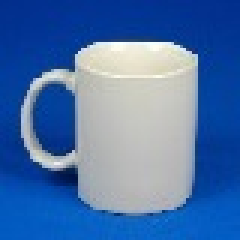
%> input picture Mug.jpg, 80 x 80 px (shown 3 times larger)
$ octave test_script.m   (GNU Octave 9; MATLAB toolbox functions it lacks are replaced by stand-ins)
%> lines starting %> are read from the running program, lines starting %| are printed output that depends on the picture; in (x1, y1, x2, y2) boxes, pixels count from 0 and x2, y2 are one past the last pixel; in counts of white or black regions, pixels touching at a corner belong together; the program's own positions count from 1
### mask2psi.m
function psi = mask2psi(mask)
  psi=bwdist(mask)-bwdist(1-mask)+im2double(mask)-.5;
end

### test_script.m
clear,clc,close all
imgFilename = 'Mug.jpg';
origI = imread(imgFilename);
%> origI is the input picture: size 80x80x3 uint8; mean R, G, B 74.1, 113.5, 169.8
I = origI;
[rowI,colI,layerI] = size(I);
%> rowI = 80; colI = 80; layerI = 3
if (layerI == 3)
    I = rgb2gray(I);
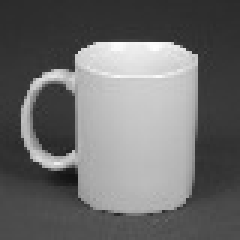
%> I: size 80x80 uint8 (shown 3 times larger); min 18, max 254, mean 108.1
end

I = double(I);
%> I: size 80x80 double
h = fspecial('gaussian');
temp = conv2(h,I);
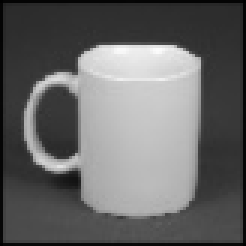
%> temp: size 82x82 double (shown 3 times larger); min 0.488, max 252.5, mean 102.9
I = temp(2:end-1,2:end-1);


% create initial mask
init_mask = zeros(size(I,1),size(I,2));
init_mask(8:72,8:72) = 1;
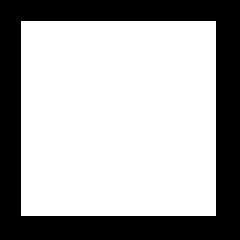
%> init_mask: size 80x80 double (shown 3 times larger); values 0 (black) and 1 (white), 66% white; 1 black region, box (x1, y1, x2, y2) and area: (0, 0, 80, 80) 2175
psi_0 = double(mask2psi(init_mask));

% alpha = [0:0.005:0.02];
% lamda = [1,0.7,0.5,0.3,0.2,0.1,0.05,0.01];
alpha = 0;
lamda = 0.2;
its = 500;

% load('lastEnergy_alpha0.mat');

%> (the run ends here)
